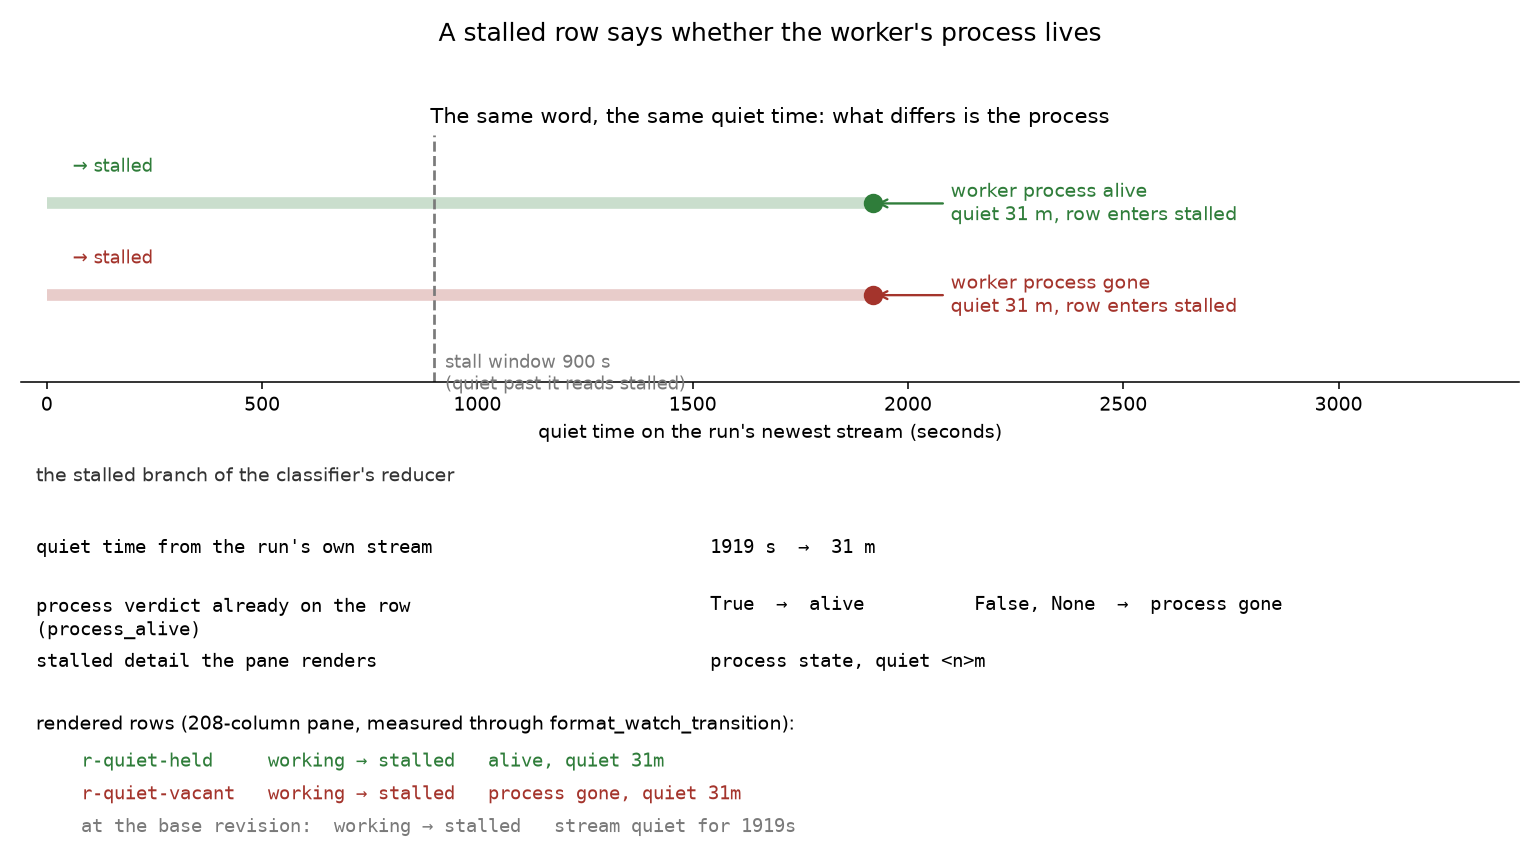

Recreate this plot in Python.
"""Draw what a stalled row now says about the run's process.

Two runs cross the same stall window with the same quiet time and opposite
remedies: one whose worker process is still alive and thinking, and one whose
process is gone. The row names which is which, in words, beside the minutes it
has been quiet — so the distinction reaches a reader who cannot see a colour,
and a coordinator acts on the reading rather than on the word "stalled" alone.

The top panel is the time each run spent quiet against the window; the bottom
panel is the classifier's own composition, with the exact reason clause the
pane renders for each case, measured from the renderer.
"""

from __future__ import annotations

from pathlib import Path

import matplotlib

matplotlib.use("Agg")
import matplotlib.pyplot as plt

WINDOW = 900.0
QUIET = 1919.0
MINUTES = int(QUIET) // 60

LIVE_COLOUR = "#2f7d3a"
GONE_COLOUR = "#a4342c"
WINDOW_COLOUR = "#7a7a7a"
STREAM_COLOUR = "#4a6fa5"

FIGURES = Path(__file__).parent


def main() -> None:
    fig, (timeline, clause) = plt.subplots(
        2, 1, figsize=(11.0, 6.2), gridspec_kw={"height_ratios": [1.0, 1.15]}
    )
    fig.suptitle(
        "A stalled row says whether the worker's process lives",
        fontsize=13,
        y=0.975,
    )

    # ── Top: quiet time against the quiet 15 m window ─────────────────────
    rows = [
        (1.0, "worker process alive", LIVE_COLOUR),
        (0.0, "worker process gone", GONE_COLOUR),
    ]
    for y, label, colour in rows:
        timeline.hlines(y, 0, QUIET, color=colour, lw=6, alpha=0.25)
        timeline.plot(
            [QUIET],
            [y],
            marker="o",
            ms=9,
            color=colour,
            zorder=4,
        )
        timeline.annotate(
            f"{label}\nquiet {MINUTES} m, row enters stalled",
            xy=(QUIET, y),
            xytext=(QUIET + 180, y),
            va="center",
            fontsize=10,
            color=colour,
            arrowprops={"arrowstyle": "->", "color": colour, "lw": 1.2},
        )
        # The stalled row's own word, on the bar it belongs to.
        timeline.text(
            60,
            y + 0.30,
            "→ stalled",
            fontsize=9,
            color=colour,
            va="bottom",
        )

    timeline.axvline(WINDOW, color=WINDOW_COLOUR, lw=1.4, ls="--")
    timeline.text(
        WINDOW + 25,
        -0.62,
        f"stall window {int(WINDOW)} s\n(quiet past it reads stalled)",
        fontsize=9,
        color=WINDOW_COLOUR,
        va="top",
    )
    timeline.set_xlim(-60, QUIET + 1500)
    timeline.set_ylim(-0.95, 1.75)
    timeline.set_yticks([])
    timeline.set_xlabel("quiet time on the run's newest stream (seconds)")
    timeline.set_title(
        "The same word, the same quiet time: what differs is the process",
        fontsize=11,
    )
    for side in ("top", "right", "left"):
        timeline.spines[side].set_visible(False)

    # ── Bottom: the classifier's composition and the rendered clause ──────
    clause.axis("off")
    clause.text(
        0.01,
        0.94,
        "the stalled branch of the classifier's reducer",
        fontsize=10,
        color="#333333",
    )
    steps = [
        ("quiet time from the run's own stream", f"{int(QUIET)} s  →  {MINUTES} m"),
        (
            "process verdict already on the row\n(process_alive)",
            "True  →  alive          False, None  →  process gone",
        ),
        ("stalled detail the pane renders", "process state, quiet <n>m"),
    ]
    y = 0.74
    for left, right in steps:
        clause.text(0.01, y, left, fontsize=10, va="top", family="monospace")
        clause.text(0.46, y, right, fontsize=10, va="top", family="monospace")
        y -= 0.20

    y -= 0.02
    clause.text(
        0.01,
        y,
        "rendered rows (208-column pane, measured through format_watch_transition):",
        fontsize=10,
        va="top",
    )
    y -= 0.13
    rows_text = [
        (
            "r-quiet-held     working → stalled   alive, quiet 31m",
            LIVE_COLOUR,
        ),
        (
            "r-quiet-vacant   working → stalled   process gone, quiet 31m",
            GONE_COLOUR,
        ),
        (
            "at the base revision:  working → stalled   stream quiet for 1919s",
            WINDOW_COLOUR,
        ),
    ]
    for text, colour in rows_text:
        clause.text(
            0.04, y, text, fontsize=10, va="top", family="monospace", color=colour
        )
        y -= 0.115

    fig.tight_layout(rect=(0, 0, 1, 0.955))
    target = FIGURES / "stalled_row_process_state.png"
    fig.savefig(target, dpi=140)
    print(f"wrote {target}")


if __name__ == "__main__":
    main()
